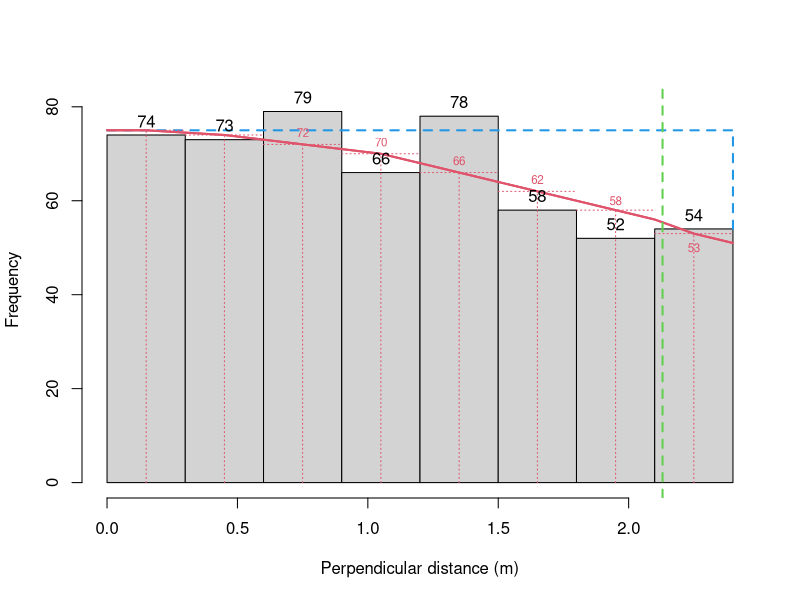

The R script that drew this image:
## ---- chunk 1
#| echo = FALSE,
#| message = FALSE,
#| warning = FALSE
library(tidyverse)
nests.sum <- NULL
nests.sum$"Distance band" <- c("0.0-0.3", "0.3-0.6", "0.6-0.9", "0.9-1.2", "1.2-1.5", "1.5-1.8", "1.8-2.1", "2.1-2.4")
nests.sum$Frequency <- c(74, 73, 79, 66, 78, 58, 52, 54)
nests.sum <- data.frame(nests.sum)
knitr::kable(nests.sum, format = "html",
             caption="Frequency of duck nests detected in perpendicular distance bands (metres)") %>%
  kableExtra::kable_styling(bootstrap_options = c("striped", "responsive"),
                            full_width = FALSE)
## ---- chunk 2
#| echo = FALSE,
#| eval = FALSE
# Read in data
nests <- read.csv(file="IntroDS_1.1.csv", header=T)

# Plot histogram
brks <- seq(0,2.4, by=0.3)
# Save values
nests.hist <- hist(nests$distance, breaks=brks, plot=T, main="", ylim=c(0,82), xlab="Perpendicular distance (m)")
# Add rectangle
lines(c(0,2.4), c(75,75), col=4, lty=2, lwd=2)
lines(c(2.4,2.4), c(54,75), col=4, lty=2, lwd=2)
# Add curve
x.pts <- seq(0, 2.4, 0.15)
y.pts <- c(75,75,74.5,74,73,72,71,70,68,66,64,62,60,58,56,53,51.0)
lines(x.pts, y.pts, lwd=2, col=2, lty=1)
# Add vertical lines to curve
x.mid <- seq(0.15, 2.4, 0.3)
y.mid <- c(75, 74, 72, 70, 66, 62, 58, 53)
lines(x.pts, y.pts, lwd=2, col=2, lty=1)
segments(x.mid, rep(0, 8), x.mid, y.mid, col=2, lty=3)
segments(seq(0,2.1,0.3), y.mid, seq(0.3,2.4,0.3), y.mid, col=2, lty=3)
text(c(0.75, 1.05, 1.35, 1.65), c(72, 70, 66, 62)+2.5, c(72, 70, 66, 62), col=2, cex=0.7)
text(1.95, 60, 58, col=2, cex=0.7)
text(2.25, 50, 53, col=2, cex=0.7)
text(nests.hist$mids, nests.hist$counts+3, nests.hist$counts)
# Add esw
abline(v=2.13, col=3, lty=2, lwd=2)
